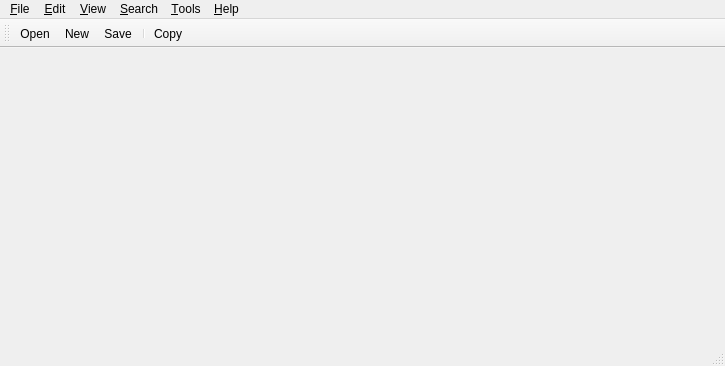
<?xml version="1.0" encoding="UTF-8"?>
<ui version="4.0">
 <author>Lufa</author>
 <class>MainWindow</class>
 <widget class="QMainWindow" name="MainWindow">
  <property name="geometry">
   <rect>
    <x>0</x>
    <y>0</y>
    <width>725</width>
    <height>366</height>
   </rect>
  </property>
  <property name="windowTitle">
   <string>MainWindow</string>
  </property>
  <property name="windowIcon">
   <iconset resource="winabw.qrc">
    <normaloff>:/appIcon</normaloff>:/appIcon</iconset>
  </property>
  <widget class="QWidget" name="centralWidget">
   <layout class="QHBoxLayout" name="horizontalLayout"/>
  </widget>
  <widget class="QMenuBar" name="menuBar">
   <property name="geometry">
    <rect>
     <x>0</x>
     <y>0</y>
     <width>725</width>
     <height>22</height>
    </rect>
   </property>
   <widget class="QMenu" name="menuFile">
    <property name="title">
     <string>&amp;File</string>
    </property>
    <addaction name="actionOpen"/>
    <addaction name="actionNew"/>
    <addaction name="separator"/>
    <addaction name="actionSave"/>
    <addaction name="actionSaveAs"/>
    <addaction name="separator"/>
    <addaction name="actionPreference"/>
    <addaction name="separator"/>
    <addaction name="actionExit"/>
   </widget>
   <widget class="QMenu" name="menuEdit">
    <property name="title">
     <string>&amp;Edit</string>
    </property>
    <addaction name="actionUndo"/>
    <addaction name="actionRedo"/>
    <addaction name="separator"/>
    <addaction name="actionCut"/>
    <addaction name="actionCopy"/>
    <addaction name="actionPaste"/>
    <addaction name="actionDelete"/>
    <addaction name="separator"/>
    <addaction name="actionSelectAll"/>
   </widget>
   <widget class="QMenu" name="menuSearch">
    <property name="title">
     <string>&amp;Search</string>
    </property>
    <addaction name="actionFind"/>
    <addaction name="actionFindNext"/>
    <addaction name="actionFindPrevious"/>
    <addaction name="separator"/>
    <addaction name="actionReplace"/>
    <addaction name="separator"/>
    <addaction name="actionGoto"/>
   </widget>
   <widget class="QMenu" name="menuView">
    <property name="title">
     <string>&amp;View</string>
    </property>
    <addaction name="actionToolBar"/>
    <addaction name="actionStatusBar"/>
    <addaction name="actionSideBar"/>
   </widget>
   <widget class="QMenu" name="menuTools">
    <property name="title">
     <string>&amp;Tools</string>
    </property>
    <addaction name="actionMetadata"/>
    <addaction name="actionExtensions"/>
   </widget>
   <widget class="QMenu" name="menuHelp">
    <property name="title">
     <string>&amp;Help</string>
    </property>
    <addaction name="actionAbout"/>
   </widget>
   <addaction name="menuFile"/>
   <addaction name="menuEdit"/>
   <addaction name="menuView"/>
   <addaction name="menuSearch"/>
   <addaction name="menuTools"/>
   <addaction name="menuHelp"/>
  </widget>
  <widget class="QToolBar" name="toolBar">
   <attribute name="toolBarArea">
    <enum>TopToolBarArea</enum>
   </attribute>
   <attribute name="toolBarBreak">
    <bool>false</bool>
   </attribute>
   <addaction name="actionOpen"/>
   <addaction name="actionNew"/>
   <addaction name="actionSave"/>
   <addaction name="separator"/>
   <addaction name="actionCopy"/>
  </widget>
  <widget class="QStatusBar" name="statusBar"/>
  <action name="actionOpen">
   <property name="text">
    <string>&amp;Open</string>
   </property>
   <property name="statusTip">
    <string>Open book file</string>
   </property>
   <property name="shortcut">
    <string>Ctrl+O</string>
   </property>
  </action>
  <action name="actionNew">
   <property name="text">
    <string>&amp;New</string>
   </property>
   <property name="statusTip">
    <string>Create new book</string>
   </property>
   <property name="shortcut">
    <string>Ctrl+N</string>
   </property>
  </action>
  <action name="actionSave">
   <property name="text">
    <string>&amp;Save</string>
   </property>
   <property name="shortcut">
    <string>Ctrl+S</string>
   </property>
  </action>
  <action name="actionSaveAs">
   <property name="text">
    <string>S&amp;ave as...</string>
   </property>
  </action>
  <action name="actionAbout">
   <property name="text">
    <string>&amp;About</string>
   </property>
  </action>
  <action name="actionPreference">
   <property name="text">
    <string>&amp;Preference...</string>
   </property>
  </action>
  <action name="actionExit">
   <property name="text">
    <string>E&amp;xit</string>
   </property>
   <property name="statusTip">
    <string>Exit application</string>
   </property>
   <property name="shortcut">
    <string>Ctrl+Q</string>
   </property>
  </action>
  <action name="actionFind">
   <property name="text">
    <string>&amp;Find...</string>
   </property>
   <property name="shortcut">
    <string>Ctrl+F</string>
   </property>
  </action>
  <action name="actionFindNext">
   <property name="text">
    <string>Find &amp;Next</string>
   </property>
   <property name="shortcut">
    <string>Ctrl+G</string>
   </property>
  </action>
  <action name="actionFindPrevious">
   <property name="text">
    <string>Find &amp;Previous</string>
   </property>
   <property name="shortcut">
    <string>Ctrl+Shift+G</string>
   </property>
  </action>
  <action name="actionReplace">
   <property name="text">
    <string>&amp;Replace...</string>
   </property>
   <property name="shortcut">
    <string>Ctrl+H</string>
   </property>
  </action>
  <action name="actionGoto">
   <property name="text">
    <string>&amp;Goto...</string>
   </property>
   <property name="shortcut">
    <string>Ctrl+L</string>
   </property>
  </action>
  <action name="actionToolBar">
   <property name="text">
    <string>&amp;Tool Bar</string>
   </property>
  </action>
  <action name="actionStatusBar">
   <property name="text">
    <string>&amp;Status Bar</string>
   </property>
  </action>
  <action name="actionSideBar">
   <property name="text">
    <string>Si&amp;de Bar</string>
   </property>
   <property name="shortcut">
    <string>Alt+1</string>
   </property>
  </action>
  <action name="actionUndo">
   <property name="text">
    <string>&amp;Undo</string>
   </property>
   <property name="shortcut">
    <string>Ctrl+Z</string>
   </property>
  </action>
  <action name="actionRedo">
   <property name="text">
    <string>&amp;Redo</string>
   </property>
   <property name="shortcut">
    <string>Ctrl+Shift+Z</string>
   </property>
  </action>
  <action name="actionCut">
   <property name="icon">
    <iconset resource="winabw.qrc">
     <normaloff>:/editCopy</normaloff>:/editCopy</iconset>
   </property>
   <property name="text">
    <string>Cu&amp;t</string>
   </property>
   <property name="shortcut">
    <string>Ctrl+X</string>
   </property>
  </action>
  <action name="actionCopy">
   <property name="icon">
    <iconset resource="winabw.qrc">
     <normaloff>:/editPaste</normaloff>:/editPaste</iconset>
   </property>
   <property name="text">
    <string>&amp;Copy</string>
   </property>
   <property name="shortcut">
    <string>Ctrl+C</string>
   </property>
  </action>
  <action name="actionPaste">
   <property name="icon">
    <iconset resource="winabw.qrc">
     <normaloff>:/editPaste</normaloff>:/editPaste</iconset>
   </property>
   <property name="text">
    <string>&amp;Paste</string>
   </property>
   <property name="shortcut">
    <string>Ctrl+V</string>
   </property>
  </action>
  <action name="actionDelete">
   <property name="icon">
    <iconset resource="winabw.qrc">
     <normaloff>:/editDelete</normaloff>:/editDelete</iconset>
   </property>
   <property name="text">
    <string>&amp;Delete</string>
   </property>
   <property name="shortcut">
    <string>Del</string>
   </property>
  </action>
  <action name="actionSelectAll">
   <property name="text">
    <string>Select &amp;All</string>
   </property>
   <property name="shortcut">
    <string>Ctrl+A</string>
   </property>
  </action>
  <action name="actionMetadata">
   <property name="text">
    <string>&amp;Metadata...</string>
   </property>
  </action>
  <action name="actionExtensions">
   <property name="text">
    <string>&amp;Extensions...</string>
   </property>
  </action>
 </widget>
 <layoutdefault spacing="6" margin="11"/>
 <resources>
  <include location="winabw.qrc"/>
 </resources>
 <connections>
  <connection>
   <sender>actionExit</sender>
   <signal>triggered()</signal>
   <receiver>MainWindow</receiver>
   <slot>close()</slot>
   <hints>
    <hint type="sourcelabel">
     <x>-1</x>
     <y>-1</y>
    </hint>
    <hint type="destinationlabel">
     <x>199</x>
     <y>149</y>
    </hint>
   </hints>
  </connection>
 </connections>
</ui>
